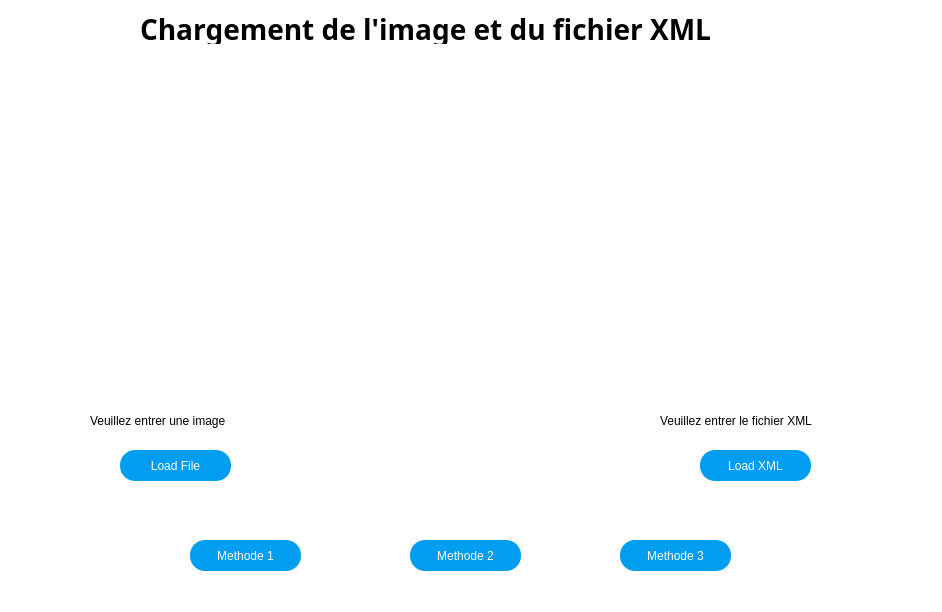
<?xml version="1.0" encoding="UTF-8"?>
<ui version="4.0">
 <class>SecondWindow</class>
 <widget class="QDialog" name="SecondWindow">
  <property name="geometry">
   <rect>
    <x>0</x>
    <y>0</y>
    <width>942</width>
    <height>612</height>
   </rect>
  </property>
  <property name="windowTitle">
   <string>Dialog</string>
  </property>
  <property name="styleSheet">
   <string notr="true">background-color: rgb(255, 255, 255);</string>
  </property>
  <widget class="QLabel" name="label">
   <property name="geometry">
    <rect>
     <x>140</x>
     <y>10</y>
     <width>657</width>
     <height>34</height>
    </rect>
   </property>
   <property name="font">
    <font>
     <family>Courier 10 Pitch</family>
     <pointsize>14</pointsize>
    </font>
   </property>
   <property name="text">
    <string>&lt;html&gt;&lt;head/&gt;&lt;body&gt;&lt;h2 style=&quot; margin-top:16px; margin-bottom:12px; margin-left:0px; margin-right:0px; -qt-block-indent:0; text-indent:0px;&quot;&gt;&lt;span style=&quot; font-size:x-large; font-weight:600;&quot;&gt;Chargement de l'image et du fichier XML&lt;/span&gt;&lt;/h2&gt;&lt;/body&gt;&lt;/html&gt;</string>
   </property>
  </widget>
  <widget class="QLabel" name="label_2">
   <property name="geometry">
    <rect>
     <x>90</x>
     <y>410</y>
     <width>181</width>
     <height>21</height>
    </rect>
   </property>
   <property name="text">
    <string>Veuillez entrer une image</string>
   </property>
  </widget>
  <widget class="QPushButton" name="pushButton">
   <property name="geometry">
    <rect>
     <x>120</x>
     <y>450</y>
     <width>111</width>
     <height>31</height>
    </rect>
   </property>
   <property name="cursor">
    <cursorShape>PointingHandCursor</cursorShape>
   </property>
   <property name="styleSheet">
    <string notr="true">background-color: rgb(0, 157, 241);
color: rgb(255, 255, 255);
border:none;
border-radius: 15px;</string>
   </property>
   <property name="text">
    <string>Load File</string>
   </property>
  </widget>
  <widget class="QPushButton" name="pushButton_2">
   <property name="geometry">
    <rect>
     <x>700</x>
     <y>450</y>
     <width>111</width>
     <height>31</height>
    </rect>
   </property>
   <property name="cursor">
    <cursorShape>PointingHandCursor</cursorShape>
   </property>
   <property name="styleSheet">
    <string notr="true">background-color: rgb(0, 157, 241);
color: rgb(255, 255, 255);
border:none;
border-radius: 15px;</string>
   </property>
   <property name="text">
    <string>Load XML</string>
   </property>
  </widget>
  <widget class="QLabel" name="label_3">
   <property name="geometry">
    <rect>
     <x>660</x>
     <y>410</y>
     <width>201</width>
     <height>21</height>
    </rect>
   </property>
   <property name="text">
    <string>Veuillez entrer le fichier XML</string>
   </property>
  </widget>
  <widget class="QPushButton" name="pushButton_3">
   <property name="geometry">
    <rect>
     <x>190</x>
     <y>540</y>
     <width>111</width>
     <height>31</height>
    </rect>
   </property>
   <property name="cursor">
    <cursorShape>PointingHandCursor</cursorShape>
   </property>
   <property name="styleSheet">
    <string notr="true">background-color: rgb(0, 157, 241);
color: rgb(255, 255, 255);
border:none;
border-radius: 15px;</string>
   </property>
   <property name="text">
    <string>Methode 1</string>
   </property>
  </widget>
  <widget class="QLabel" name="label_4">
   <property name="geometry">
    <rect>
     <x>60</x>
     <y>100</y>
     <width>321</width>
     <height>301</height>
    </rect>
   </property>
   <property name="styleSheet">
    <string notr="true">background-color: rgb(255, 255, 255);</string>
   </property>
   <property name="text">
    <string/>
   </property>
  </widget>
  <widget class="QLabel" name="label_5">
   <property name="geometry">
    <rect>
     <x>590</x>
     <y>100</y>
     <width>351</width>
     <height>301</height>
    </rect>
   </property>
   <property name="styleSheet">
    <string notr="true">background-color: rgb(255, 255, 255);</string>
   </property>
   <property name="text">
    <string/>
   </property>
  </widget>
  <widget class="QPushButton" name="pushButton_4">
   <property name="geometry">
    <rect>
     <x>410</x>
     <y>540</y>
     <width>111</width>
     <height>31</height>
    </rect>
   </property>
   <property name="cursor">
    <cursorShape>PointingHandCursor</cursorShape>
   </property>
   <property name="styleSheet">
    <string notr="true">background-color: rgb(0, 157, 241);
color: rgb(255, 255, 255);
border:none;
border-radius: 15px;</string>
   </property>
   <property name="text">
    <string>Methode 2</string>
   </property>
  </widget>
  <widget class="QPushButton" name="pushButton_5">
   <property name="geometry">
    <rect>
     <x>620</x>
     <y>540</y>
     <width>111</width>
     <height>31</height>
    </rect>
   </property>
   <property name="cursor">
    <cursorShape>PointingHandCursor</cursorShape>
   </property>
   <property name="styleSheet">
    <string notr="true">background-color: rgb(0, 157, 241);
color: rgb(255, 255, 255);
border:none;
border-radius: 15px;</string>
   </property>
   <property name="text">
    <string>Methode 3</string>
   </property>
  </widget>
  <widget class="QLabel" name="label_6">
   <property name="geometry">
    <rect>
     <x>320</x>
     <y>500</y>
     <width>297</width>
     <height>17</height>
    </rect>
   </property>
   <property name="styleSheet">
    <string notr="true">color: rgb(164, 0, 0);</string>
   </property>
   <property name="text">
    <string/>
   </property>
  </widget>
 </widget>
 <resources/>
 <connections/>
</ui>
